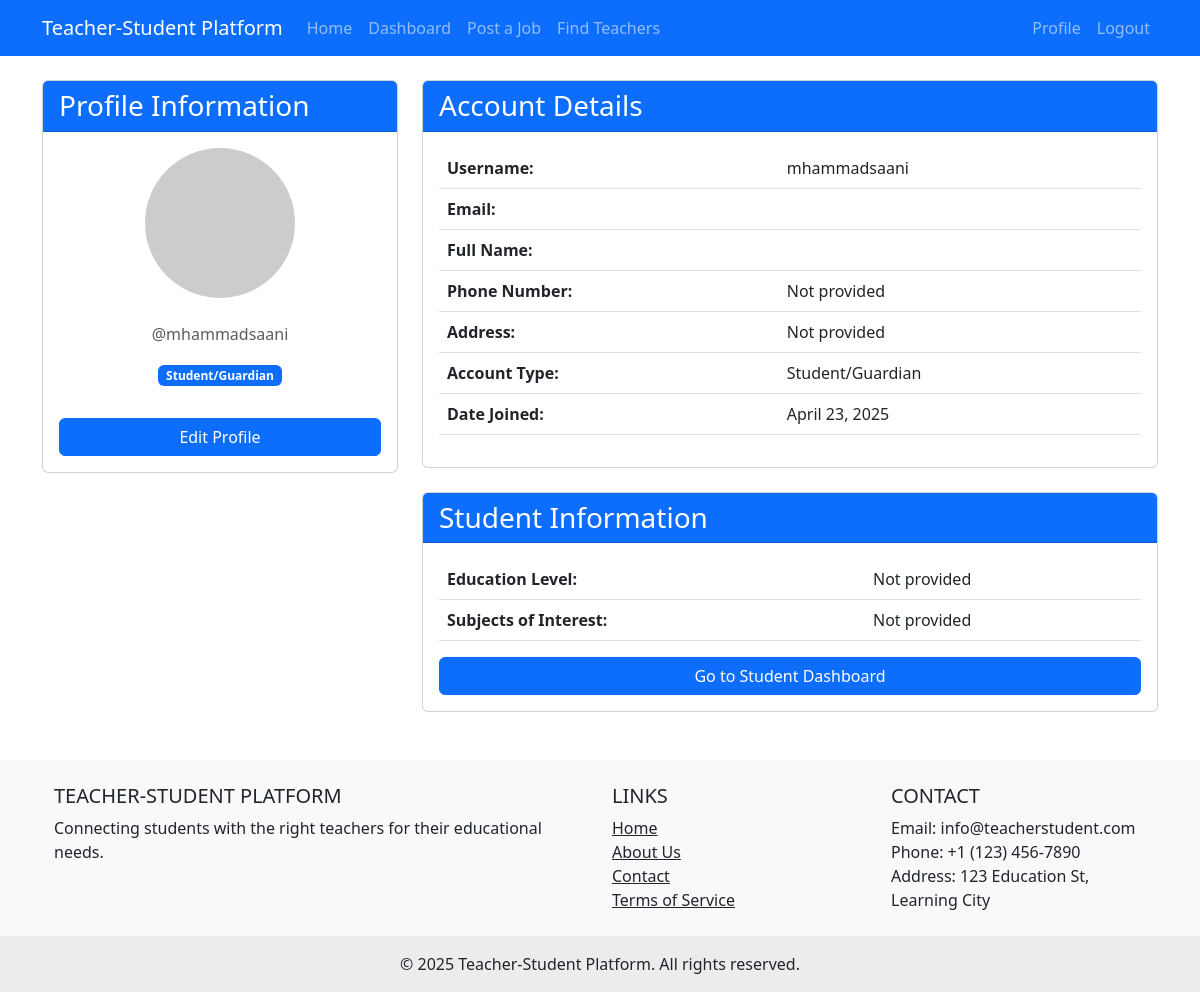
Before: /accounts/profile/ (signed in) with the older database file.
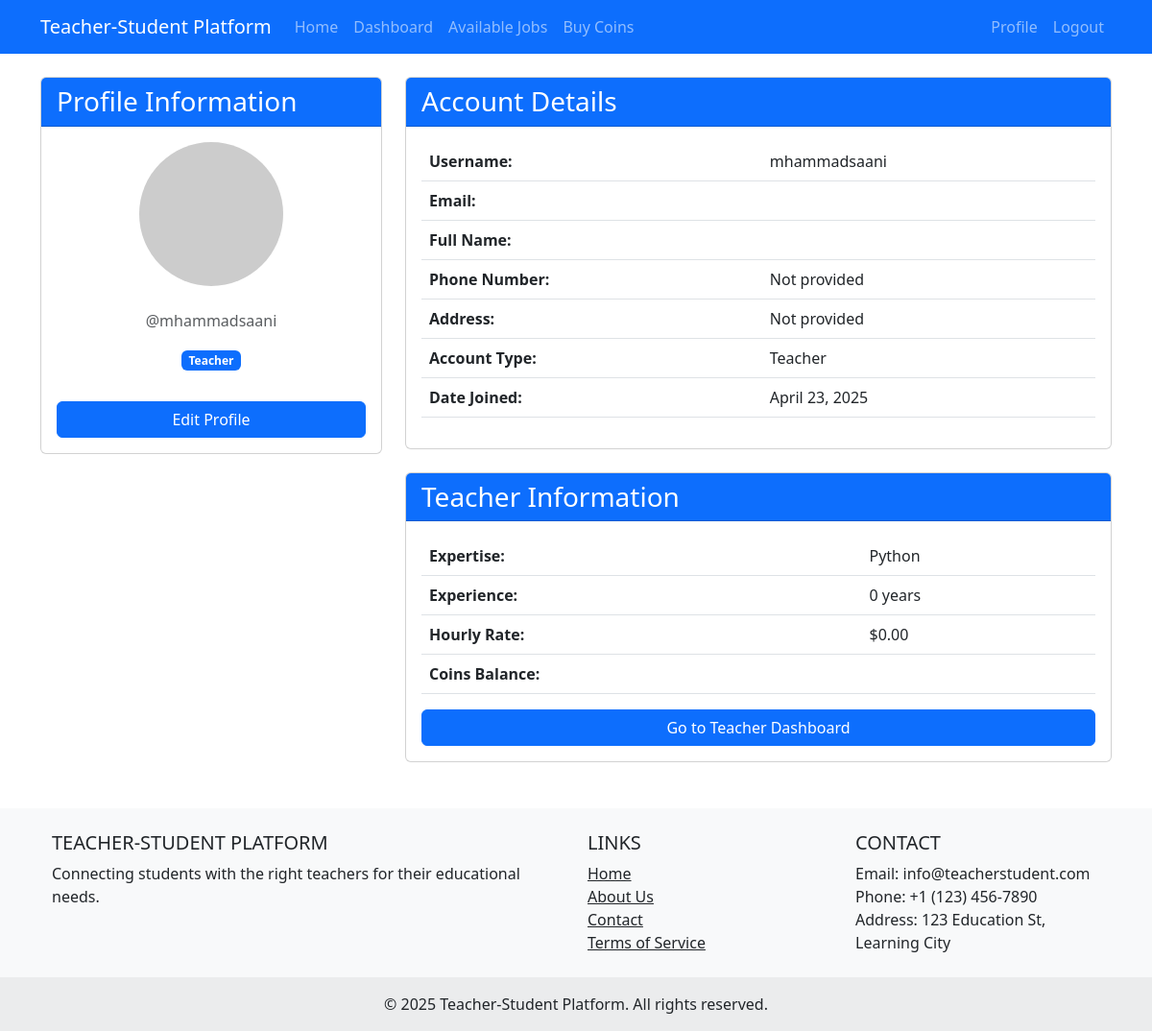
After: the same page with the newer database file.
### accounts/models.py (models this page shows, shortened)
class User(AbstractUser):
    USER_TYPE_CHOICES = (
        ('admin', 'Admin'),
        ('teacher', 'Teacher'),
        ('student', 'Student/Guardian'),
    )
    user_type = models.CharField(max_length=10, choices=USER_TYPE_CHOICES, default='student')
    phone_number = models.CharField(max_length=15, blank=True, null=True)
    address = models.TextField(blank=True, null=True)
    profile_picture = models.ImageField(upload_to='profile_pictures/', blank=True, null=True)
    is_blocked = models.BooleanField(default=False)
    @property
    def is_teacher(self):
        return self.user_type == 'teacher'
    @property
    def is_student(self):
        return self.user_type == 'student'

### student/models.py (models this page shows, shortened)
class StudentProfile(models.Model):
    user = models.OneToOneField(settings.AUTH_USER_MODEL, on_delete=models.CASCADE, related_name='student_profile')
    education_level = models.CharField(max_length=100, blank=True, null=True)
    subjects_of_interest = models.CharField(max_length=255, blank=True, null=True)

### teacher/models.py (models this page shows, shortened)
class TeacherProfile(models.Model):
    user = models.OneToOneField(settings.AUTH_USER_MODEL, on_delete=models.CASCADE, related_name='teacher_profile')
    bio = models.TextField(blank=True, null=True)
    expertise = models.CharField(max_length=255)
    experience_years = models.PositiveIntegerField(default=0)
    hourly_rate = models.DecimalField(max_digits=10, decimal_places=2, default=0)
    education = models.TextField(blank=True, null=True)
    coins = models.PositiveIntegerField(default=0)
    similarity_score = models.FloatField(default=0)  # Used for job matching

### accounts/views.py (the view)
# urls.py: path('profile/', views.profile, name='profile'),
@login_required
def profile(request):
    return render(request, 'accounts/profile.html')

### templates/accounts/profile.html (shortened to what this page needs)
{% extends 'base.html' %}
{% block content %}
<div class="row">
    <div class="col-md-4">
        <div class="card">
            <div class="card-header bg-primary text-white">
                <h3 class="card-title mb-0">Profile Information</h3>
            </div>
            <div class="card-body text-center">
                {% if user.profile_picture %}
                    <img src="{{ user.profile_picture.url }}" alt="{{ user.username }}" class="img-fluid rounded-circle mb-3" style="max-width: 150px;">
                {% else %}
                    <img src="https://via.placeholder.com/150" alt="{{ user.username }}" class="img-fluid rounded-circle mb-3">
                {% endif %}
                <p class="text-muted">@{{ user.username }}</p>
                <p class="badge bg-primary">{{ user.get_user_type_display }}</p>
                <div class="d-grid gap-2 mt-3">
                    <a href="{% url 'accounts:edit_profile' %}" class="btn btn-primary">Edit Profile</a>
                </div>
            </div>
        </div>
    </div>
    <div class="col-md-8">
        <div class="card">
            <div class="card-header bg-primary text-white">
                <h3 class="card-title mb-0">Account Details</h3>
            </div>
            <div class="card-body">
                <table class="table">
                    <tbody>
                        <tr>
                            <th>Username:</th>
                            <td>{{ user.username }}</td>
                        </tr>
                        <tr>
                            <th>Email:</th>
                            <td>{{ user.email }}</td>
                        </tr>
                        <tr>
                            <th>Full Name:</th>
                            <td>{{ user.get_full_name }}</td>
                        </tr>
                        <tr>
                            <th>Phone Number:</th>
                            <td>{{ user.phone_number|default:"Not provided" }}</td>
                        </tr>
                        <tr>
                            <th>Address:</th>
                            <td>{{ user.address|default:"Not provided" }}</td>
                        </tr>
                        <tr>
                            <th>Account Type:</th>
                            <td>{{ user.get_user_type_display }}</td>
                        </tr>
                        <tr>
                            <th>Date Joined:</th>
                            <td>{{ user.date_joined|date:"F d, Y" }}</td>
                        </tr>
                    </tbody>
                </table>
            </div>
        </div>
        {% if user.is_student %}
            <div class="card mt-4">
                <div class="card-header bg-primary text-white">
                    <h3 class="card-title mb-0">Student Information</h3>
                </div>
                <div class="card-body">
                    <table class="table">
                        <tbody>
                            <tr>
                                <th>Education Level:</th>
                                <td>{{ user.student_profile.education_level|default:"Not provided" }}</td>
                            </tr>
                            <tr>
                                <th>Subjects of Interest:</th>
                                <td>{{ user.student_profile.subjects_of_interest|default:"Not provided" }}</td>
                            </tr>
                        </tbody>
                    </table>
                    <div class="d-grid gap-2 mt-3">
                        <a href="{% url 'student:dashboard' %}" class="btn btn-primary">Go to Student Dashboard</a>
                    </div>
                </div>
            </div>
        {% elif user.is_teacher %}
            <div class="card mt-4">
                <div class="card-header bg-primary text-white">
                    <h3 class="card-title mb-0">Teacher Information</h3>
                </div>
                <div class="card-body">
                    <table class="table">
                        <tbody>
                            <tr>
                                <th>Expertise:</th>
                                <td>{{ user.teacher_profile.expertise|default:"Not provided" }}</td>
                            </tr>
                            <tr>
                                <th>Experience:</th>
                                <td>{{ user.teacher_profile.experience_years }} years</td>
                            </tr>
                            <tr>
                                <th>Hourly Rate:</th>
                                <td>${{ user.teacher_profile.hourly_rate }}</td>
                            </tr>
                            <tr>
                                <th>Coins Balance:</th>
                                <td>{{ user.teacher_profile.coins_balance }}</td>
                            </tr>
                        </tbody>
                    </table>
                    <div class="d-grid gap-2 mt-3">
                        <a href="{% url 'teacher:dashboard' %}" class="btn btn-primary">Go to Teacher Dashboard</a>
                    </div>
                </div>
            </div>
        {% endif %}
    </div>
</div>
{% endblock %}

### templates/base.html (shortened to what this page needs)
<!DOCTYPE html>
<html lang="en">
<head>
    <link href="https://cdn.jsdelivr.net/npm/bootstrap@5.3.0-alpha1/dist/css/bootstrap.min.css" rel="stylesheet">
</head>
<body>
    <nav class="navbar navbar-expand-lg navbar-dark bg-primary">
        <div class="container">
            <a class="navbar-brand" href="{% url 'home' %}">Teacher-Student Platform</a>
            <div class="collapse navbar-collapse" id="navbarNav">
                <ul class="navbar-nav me-auto">
                    <li class="nav-item">
                        <a class="nav-link" href="{% url 'home' %}">Home</a>
                    </li>
                    {% if user.is_authenticated %}
                        {% if user.is_student %}
                            <li class="nav-item">
                                <a class="nav-link" href="{% url 'student:dashboard' %}">Dashboard</a>
                            </li>
                            <li class="nav-item">
                                <a class="nav-link" href="{% url 'student:create_job_post' %}">Post a Job</a>
                            </li>
                            <li class="nav-item">
                                <a class="nav-link" href="{% url 'student:teacher_search' %}">Find Teachers</a>
                            </li>
                        {% elif user.is_teacher %}
                            <li class="nav-item">
                                <a class="nav-link" href="{% url 'teacher:dashboard' %}">Dashboard</a>
                            </li>
                            <li class="nav-item">
                                <a class="nav-link" href="{% url 'teacher:available_job_posts' %}">Available Jobs</a>
                            </li>
                            <li class="nav-item">
                                <a class="nav-link" href="{% url 'teacher:buy_coins' %}">Buy Coins</a>
                            </li>
                        {% endif %}
                    {% endif %}
                </ul>
                <ul class="navbar-nav">
                    {% if user.is_authenticated %}
                        <li class="nav-item">
                            <a class="nav-link" href="{% url 'accounts:profile' %}">Profile</a>
                        </li>
                        <li class="nav-item">
                            <a class="nav-link" href="{% url 'accounts:logout' %}">Logout</a>
                        </li>
                    {% endif %}
                </ul>
            </div>
        </div>
    </nav>
    <div class="container mt-4">
        {% block content %}{% endblock %}
    </div>
    <footer class="bg-light text-center text-lg-start mt-5">
        <div class="container p-4">
            <div class="row">
                <div class="col-lg-6 col-md-12 mb-4 mb-md-0">
                    <h5 class="text-uppercase">Teacher-Student Platform</h5>
                    <p>
                        Connecting students with the right teachers for their educational needs.
                    </p>
                </div>
                <div class="col-lg-3 col-md-6 mb-4 mb-md-0">
                    <h5 class="text-uppercase">Links</h5>
                    <ul class="list-unstyled mb-0">
                        <li><a href="{% url 'home' %}" class="text-dark">Home</a></li>
                        <li><a href="#" class="text-dark">About Us</a></li>
                        <li><a href="#" class="text-dark">Contact</a></li>
                        <li><a href="#" class="text-dark">Terms of Service</a></li>
                    </ul>
                </div>
                <div class="col-lg-3 col-md-6 mb-4 mb-md-0">
                    <h5 class="text-uppercase">Contact</h5>
                    <ul class="list-unstyled mb-0">
                        <li>Email: info@teacherstudent.com</li>
                        <li>Phone: +1 (123) 456-7890</li>
                        <li>Address: 123 Education St, Learning City</li>
                    </ul>
                </div>
            </div>
        </div>
        <div class="text-center p-3" style="background-color: rgba(0, 0, 0, 0.05);">
            © 2025 Teacher-Student Platform. All rights reserved.
        </div>
    </footer>
</body>
</html>

Changed rows visible on the page:
changed User "mhammadsaani": user_type "Student/Guardian" → "Teacher"; teacher_profile.expertise (not shown) → "Python"; teacher_profile.experience_years (not shown) → "0"; teacher_profile.hourly_rate (not shown) → "0.00"; student_profile.education_level "Not provided" → (not shown); student_profile.subjects_of_interest "Not provided" → (not shown)
Other visible differences:
text no longer shown: "Post a Job Find Teachers Student Information Education Level: Subjects of Interest: Go to Student Dashboard"
text now shown: "Available Jobs Buy Coins Teacher Information Expertise: Experience: years Hourly Rate: $ Coins Balance: Go to Teacher Dashboard"
